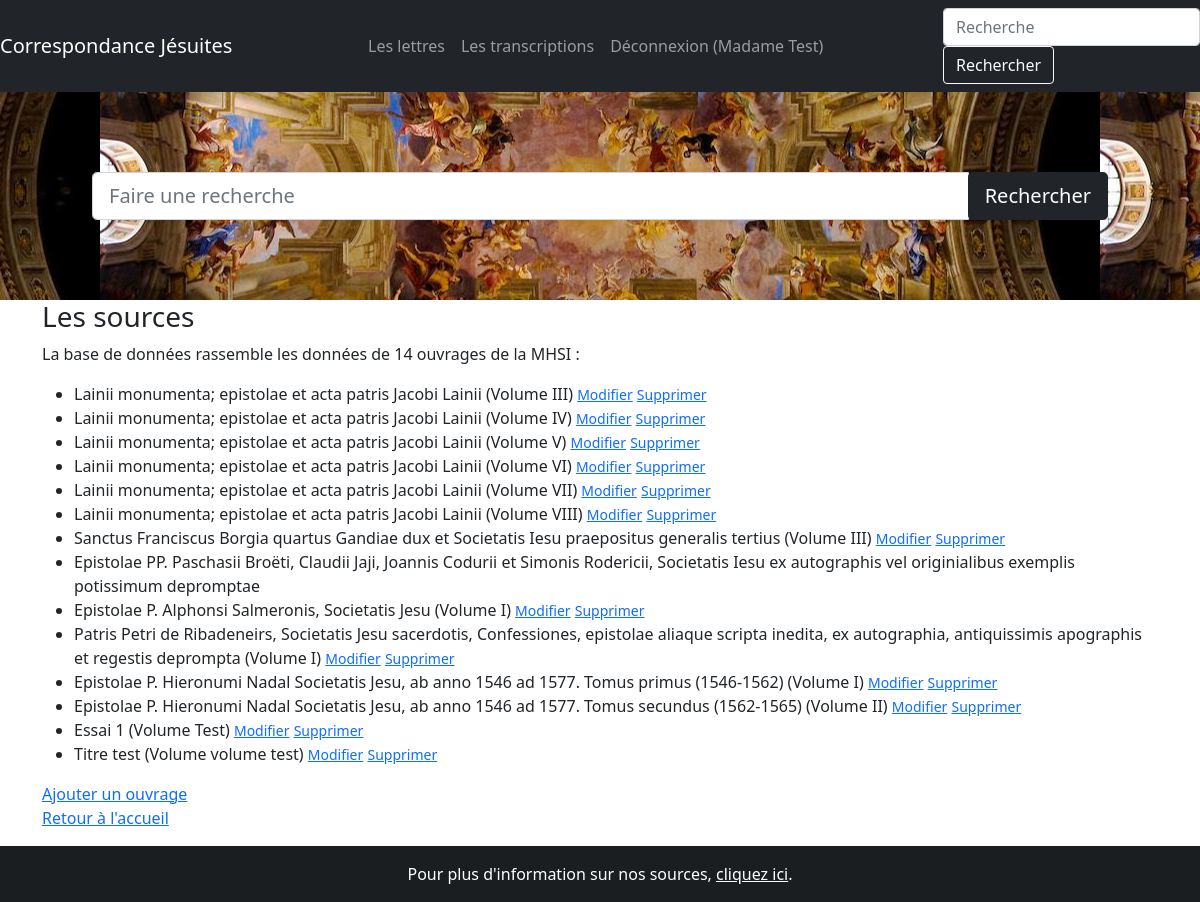
Screenshot of /publications (signed in) with the database file from the repository.
### correspondance/modeles/utilisateurs.py (models this page shows, shortened)
class Utilisateur(UserMixin, db.Model):
    __tablename__ = "utilisateur"
    ut_id = db.Column(db.Integer, unique=True, nullable=False, primary_key=True, autoincrement=True)
    ut_nom = db.Column(db.Text, nullable=False)
    ut_login = db.Column(db.Text, nullable=False)
    ut_mdp = db.Column(db.Text, nullable=False)
    ut_mail = db.Column(db.Text, nullable=False)
    contributions = db.relationship("Contribution", back_populates="utilisateur")

### correspondance/modeles/donnees.py (models this page shows, shortened)
class Publication(db.Model):
    __tablename__ = "publication"
    publication_id = db.Column(db.Integer, unique=True, nullable=False, primary_key=True, autoincrement=True)
    publication_titre = db.Column(db.Text)
    publication_volume = db.Column(db.Text)
    contributions = db.relationship("Contribution", back_populates="publication")

### correspondance/routes/generic.py (the view)
@app.route('/publications', methods=["POST", "GET"])
def publications():
    publications = Publication.query.all()
    return render_template('pages/publications.html', nom="Correspondance jésuite", publications=publications)

### correspondance/modeles/utilisateurs.py (called while the page is built)
@login.user_loader
def trouver_utilisateur_via_id(identifiant):
    return Utilisateur.query.get(int(identifiant))

### correspondance/templates/pages/publications.html
{% extends "conteneur.html" %}
{% block afternav %}
    {% include "partials/recherche.html" %}
{%endblock%}
{%block corps%}
<h3>Les sources</h3>
        {% if publications %}
        <p>La base de données rassemble les données de {{publications|length}} ouvrages de la MHSI :
        <ul>
        {% for publication in publications %}
        <li>
                {{publication.publication_titre}}
                {% if publication.publication_volume %}
                (Volume {{publication.publication_volume}})
                <small><a href={{url_for('edition_publication',publication_id=publication.publication_id)}}>Modifier</a></small>
                <small><a href={{url_for('suppression_publication',publication_id=publication.publication_id)}}>Supprimer</a></small>
                {% endif %}
        </li>
        {% endfor %}
        </ul>
        </p>
        {% else %}
        <p>La base de données est en cours de constitution</p>
        {% endif %}
        <a href="{{url_for('publication_creation')}}">Ajouter un ouvrage</a>
        <p><a href="{{url_for('accueil')}}">Retour à l'accueil</a></p>
{%endblock%}

### correspondance/templates/conteneur.html (shortened to what this page needs)
<!DOCTYPE html>
<html lang="fr">
    <head>
        {% include "partials/css.html"%}
    </head>
    <body>
        <nav class="navbar navbar-expand-md navbar-dark bg-dark justify-content-between">
            <a class="navbar-brand" href="{{ url_for('accueil') }}">Correspondance Jésuites</a>
            <ul class="navbar-nav mr-auto">
                <li class="nav-item">
                    <a class="nav-link" href="{{url_for('lettres')}}">Les lettres</a>
                </li>
                <li class="nav-item">
                    <a class="nav-link" href="{{url_for('transcriptions')}}">Les transcriptions</a>
                </li>
                {% if not current_user.is_authenticated %}
                <li class="nav-item">
                    <a class="nav-link" href="{{url_for('inscription')}}">Inscription</a>
                </li>
                <li class="nav-item">
                    <a class="nav-link" href="{{url_for('connexion')}}">Connexion</a>
                </li>
                {% else %}
                <li class="nav-item">
                    <a class="nav-link" href="{{url_for('deconnexion')}}">Déconnexion ({{current_user.ut_nom}})</a>
                </li>
                {% endif %}
                </ul>
                <form class="form-inline my-2 my-lg-0" action="{{url_for('recherche')}}" method="GET">
                    <input class="form-control mr-sm-2" name="keyword" type="search" placeholder="Recherche" aria-label="Recherche">
                    <button class="btn btn-outline-light my-2 my-sm-0" type="submit">Rechercher</button>
                </form>
              </nav>
        {% block afternav %}{%endblock%}
          <div class="container">
              <div class="row">
                <div class="col">
                    {% block corps %}{% endblock %}
                </div>
              </div>
          </div>
    </body>
    <footer class="bg-dark text-center text-white">
        <div class="text-center p-3" style="background-color: rgba(0, 0, 0, 0.2);">
        Pour plus d'information sur nos sources, <a  class="text-white" href={{url_for('publications')}}>cliquez ici</a>.
        </div>
    </footer>
</html>

### rows the page displays
Utilisateur: ut_nom "Madame Test"
Publication: publication_titre "Lainii monumenta; epistolae et acta patris Jacobi Lainii", publication_volume "III"
Publication: publication_titre "Lainii monumenta; epistolae et acta patris Jacobi Lainii", publication_volume "IV"
Publication: publication_titre "Lainii monumenta; epistolae et acta patris Jacobi Lainii", publication_volume "V"
Publication: publication_titre "Lainii monumenta; epistolae et acta patris Jacobi Lainii", publication_volume "VI"
Publication: publication_titre "Lainii monumenta; epistolae et acta patris Jacobi Lainii", publication_volume "VII"
Publication: publication_titre "Lainii monumenta; epistolae et acta patris Jacobi Lainii", publication_volume "VIII"
Publication: publication_titre "Sanctus Franciscus Borgia quartus Gandiae dux et Societatis Iesu praepositus generalis tertius", publication_volume "III"
Publication: publication_titre "Epistolae PP. Paschasii Broëti, Claudii Jaji, Joannis Codurii et Simonis Rodericii, Societatis Iesu ex autographis vel originialibus exemplis potissimum depromptae"
Publication: publication_titre "Epistolae P. Alphonsi Salmeronis, Societatis Jesu", publication_volume "I"
Publication: publication_titre "Patris Petri de Ribadeneirs, Societatis Jesu sacerdotis, Confessiones, epistolae aliaque scripta inedita, ex autographia, antiquissimis apographis et regestis deprompta", publication_volume "I"
Publication: publication_titre "Epistolae P. Hieronumi Nadal Societatis Jesu, ab anno 1546 ad 1577. Tomus primus (1546-1562)", publication_volume "I"
Publication: publication_titre "Epistolae P. Hieronumi Nadal Societatis Jesu, ab anno 1546 ad 1577. Tomus secundus (1562-1565)", publication_volume "II"
Publication: publication_titre "Essai 1", publication_volume "Test"
Publication: publication_titre "Titre test", publication_volume "volume test"

### other values shown
{{ publications|length }} "14"
